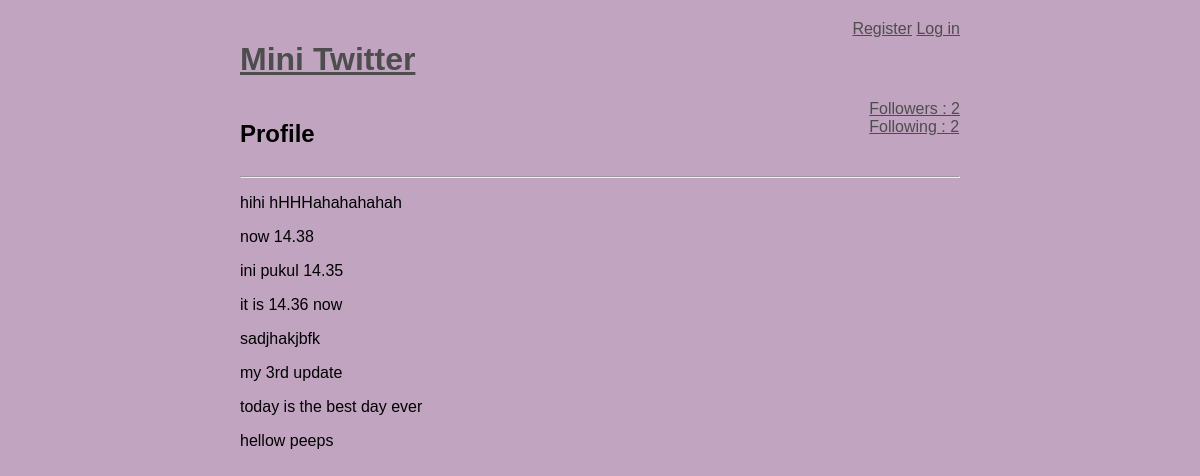
Page /user/nia on the earlier database version.
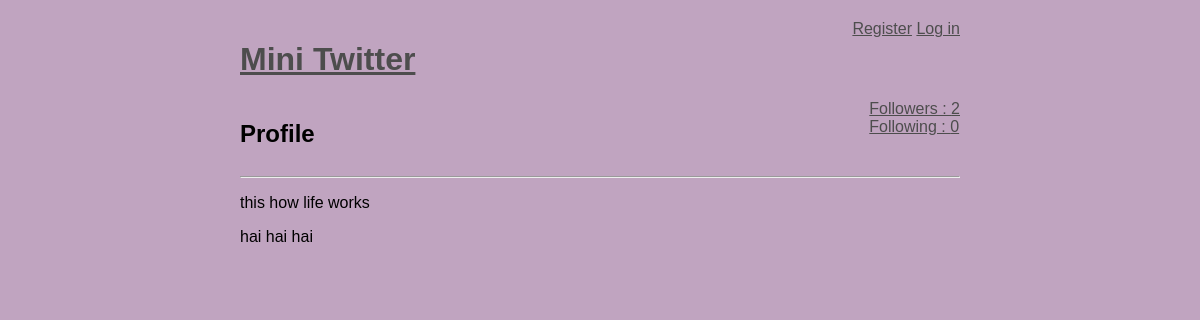
Same page on the later database version.
### models.py (models this page shows)
class BaseModel(Model):
    class Meta:
        database = database

class Message(BaseModel):
    user          = ForeignKeyField(User, backref = 'messages')
    content       = TextField()
    published_at  = DateTimeField(default=datetime.datetime.now())

### routes.py (the view)
@app.route('/user/<username>')
def user_profile(username):
    user = getUserOrAbort(username)
    messages = user.messages.order_by(Message.published_at.desc())
    return render_template('profile.html', messages=messages, user=user)

### models.py (called while the page is built)
    def following(self):
        return(User.select()
                   .join(Relationship, on=Relationship.to_user)
                   .where(Relationship.from_user == self)
                   .order_by(User.username))

    def follower(self):
        return(User.select()
                   .join(Relationship, on=Relationship.from_user)
                   .where(Relationship.to_user == self)
                   .order_by(User.username))

### routes.py (called while the page is built)
@app.before_request
def before_request():
    database.connect()

@app.after_request
def after_request(response):
    database.close()
    return response

def get_current_user():
    if session.get('logged_in'):
        return User.get(User.id == session['user_id'])

def getUserOrAbort(username):
    try:
        return User.get(User.username == username)
    except User.DoesNotExist:
        abort(404)

@app.context_processor
def _inject_user():
    return{'active_user': get_current_user()}

### templates/profile.html (shortened to what this page needs)
{% extends "layout.html" %}
{% block body %}
    <div id="flexy">
        <div class="">
            <h2>Profile {{ username }}</h2>
        </div>
        <div class="">
            <a href="{{url_for('show_follower', username=user.username)}}">Followers : {{ user.follower() | length }} </a> <br>
            <a href="{{url_for('show_following', username=user.username)}}">Following : {{ user.following() | length }}</a>
        </div>
    </div>
    <hr>
    {% for message in messages %}
        <p> {{ message.content }}</p>
    {% endfor %}
{% endblock %}

Differences in the rows shown:
removed Message: content "hihi hHHHahahahahah"
removed Message: content "now 14.38"
removed Message: content "ini pukul 14.35"
removed Message: content "it is 14.36 now"
removed Message: content "sadjhakjbfk"
no longer on this page (row edited): Message: content "my 3rd update"
no longer on this page (row edited): Message: content "today is the best day ever"
removed Message: content "hellow peeps"
now on this page (row edited): Message: content "this how life works"
added Message: content "hai hai hai"
Other differences:
{{ user.following() | length }}: "2" → "0"
